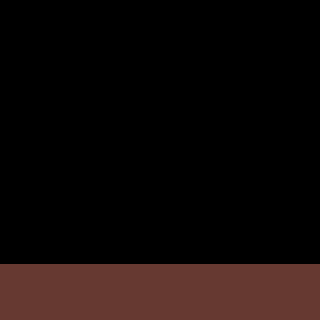

Tiled map render using the project's own tile images. Description and the whole map definition, tile-layer contents included, below:
An orthogonal 40x40 tile map with 8x8 px tiles, 2 tile layers (Tile Layer 1, ground).

<map version="1.0" orientation="orthogonal" renderorder="right-down" width="40" height="40" tilewidth="8" tileheight="8" nextobjectid="1">
 <tileset firstgid="1" name="db32" tilewidth="8" tileheight="8" tilecount="36" columns="6">
  <image source="db32.png" width="48" height="48" />
 </tileset>
 <layer name="Tile Layer 1" width="40" height="40">
  <data encoding="csv">
1,1,1,1,1,1,1,1,1,1,1,1,1,1,1,1,1,1,1,1,1,1,1,1,1,1,1,1,1,1,1,1,1,1,1,1,1,1,1,1,
1,1,1,1,1,1,1,1,1,1,1,1,1,1,1,1,1,1,1,1,1,1,1,1,1,1,1,1,1,1,1,1,1,1,1,1,1,1,1,1,
1,1,1,1,1,1,1,1,1,1,1,1,1,1,1,1,1,1,1,1,1,1,1,1,1,1,1,1,1,1,1,1,1,1,1,1,1,1,1,1,
1,1,1,1,1,1,1,1,1,1,1,1,1,1,1,1,1,1,1,1,1,1,1,1,1,1,1,1,1,1,1,1,1,1,1,1,1,1,1,1,
1,1,1,1,1,1,1,1,1,1,1,1,1,1,1,1,1,1,1,1,1,1,1,1,1,1,1,1,1,1,1,1,1,1,1,1,1,1,1,1,
1,1,1,1,1,1,1,1,1,1,1,1,1,1,1,1,1,1,1,1,1,1,1,1,1,1,1,1,1,1,1,1,1,1,1,1,1,1,1,1,
1,1,1,1,1,1,1,1,1,1,1,1,1,1,1,1,1,1,1,1,1,1,1,1,1,1,1,1,1,1,1,1,1,1,1,1,1,1,1,1,
1,1,1,1,1,1,1,1,1,1,1,1,1,1,1,1,1,1,1,1,1,1,1,1,1,1,1,1,1,1,1,1,1,1,1,1,1,1,1,1,
1,1,1,1,1,1,1,1,1,1,1,1,1,1,1,1,1,1,1,1,1,1,1,1,1,1,1,1,1,1,1,1,1,1,1,1,1,1,1,1,
1,1,1,1,1,1,1,1,1,1,1,1,1,1,1,1,1,1,1,1,1,1,1,1,1,1,1,1,1,1,1,1,1,1,1,1,1,1,1,1,
1,1,1,1,1,1,1,1,1,1,1,1,1,1,1,1,1,1,1,1,1,1,1,1,1,1,1,1,1,1,1,1,1,1,1,1,1,1,1,1,
1,1,1,1,1,1,1,1,1,1,1,1,1,1,1,1,1,1,1,1,1,1,1,1,1,1,1,1,1,1,1,1,1,1,1,1,1,1,1,1,
1,1,1,1,1,1,1,1,1,1,1,1,1,1,1,1,1,1,1,1,1,1,1,1,1,1,1,1,1,1,1,1,1,1,1,1,1,1,1,1,
1,1,1,1,1,1,1,1,1,1,1,1,1,1,1,1,1,1,1,1,1,1,1,1,1,1,1,1,1,1,1,1,1,1,1,1,1,1,1,1,
1,1,1,1,1,1,1,1,1,1,1,1,1,1,1,1,1,1,1,1,1,1,1,1,1,1,1,1,1,1,1,1,1,1,1,1,1,1,1,1,
1,1,1,1,1,1,1,1,1,1,1,1,1,1,1,1,1,1,1,1,1,1,1,1,1,1,1,1,1,1,1,1,1,1,1,1,1,1,1,1,
1,1,1,1,1,1,1,1,1,1,1,1,1,1,1,1,1,1,1,1,1,1,1,1,1,1,1,1,1,1,1,1,1,1,1,1,1,1,1,1,
1,1,1,1,1,1,1,1,1,1,1,1,1,1,1,1,1,1,1,1,1,1,1,1,1,1,1,1,1,1,1,1,1,1,1,1,1,1,1,1,
1,1,1,1,1,1,1,1,1,1,1,1,1,1,1,1,1,1,1,1,1,1,1,1,1,1,1,1,1,1,1,1,1,1,1,1,1,1,1,1,
1,1,1,1,1,1,1,1,1,1,1,1,1,1,1,1,1,1,1,1,1,1,1,1,1,1,1,1,1,1,1,1,1,1,1,1,1,1,1,1,
1,1,1,1,1,1,1,1,1,1,1,1,1,1,1,1,1,1,1,1,1,1,1,1,1,1,1,1,1,1,1,1,1,1,1,1,1,1,1,1,
1,1,1,1,1,1,1,1,1,1,1,1,1,1,1,1,1,1,1,1,1,1,1,1,1,1,1,1,1,1,1,1,1,1,1,1,1,1,1,1,
1,1,1,1,1,1,1,1,1,1,1,1,1,1,1,1,1,1,1,1,1,1,1,1,1,1,1,1,1,1,1,1,1,1,1,1,1,1,1,1,
1,1,1,1,1,1,1,1,1,1,1,1,1,1,1,1,1,1,1,1,1,1,1,1,1,1,1,1,1,1,1,1,1,1,1,1,1,1,1,1,
1,1,1,1,1,1,1,1,1,1,1,1,1,1,1,1,1,1,1,1,1,1,1,1,1,1,1,1,1,1,1,1,1,1,1,1,1,1,1,1,
1,1,1,1,1,1,1,1,1,1,1,1,1,1,1,1,1,1,1,1,1,1,1,1,1,1,1,1,1,1,1,1,1,1,1,1,1,1,1,1,
1,1,1,1,1,1,1,1,1,1,1,1,1,1,1,1,1,1,1,1,1,1,1,1,1,1,1,1,1,1,1,1,1,1,1,1,1,1,1,1,
1,1,1,1,1,1,1,1,1,1,1,1,1,1,1,1,1,1,1,1,1,1,1,1,1,1,1,1,1,1,1,1,1,1,1,1,1,1,1,1,
1,1,1,1,1,1,1,1,1,1,1,1,1,1,1,1,1,1,1,1,1,1,1,1,1,1,1,1,1,1,1,1,1,1,1,1,1,1,1,1,
1,1,1,1,1,1,1,1,1,1,1,1,1,1,1,1,1,1,1,1,1,1,1,1,1,1,1,1,1,1,1,1,1,1,1,1,1,1,1,1,
1,1,1,1,1,1,1,1,1,1,1,1,1,1,1,1,1,1,1,1,1,1,1,1,1,1,1,1,1,1,1,1,1,1,1,1,1,1,1,1,
1,1,1,1,1,1,1,1,1,1,1,1,1,1,1,1,1,1,1,1,1,1,1,1,1,1,1,1,1,1,1,1,1,1,1,1,1,1,1,1,
1,1,1,1,1,1,1,1,1,1,1,1,1,1,1,1,1,1,1,1,1,1,1,1,1,1,1,1,1,1,1,1,1,1,1,1,1,1,1,1,
1,1,1,1,1,1,1,1,1,1,1,1,1,1,1,1,1,1,1,1,1,1,1,1,1,1,1,1,1,1,1,1,1,1,1,1,1,1,1,1,
1,1,1,1,1,1,1,1,1,1,1,1,1,1,1,1,1,1,1,1,1,1,1,1,1,1,1,1,1,1,1,1,1,1,1,1,1,1,1,1,
1,1,1,1,1,1,1,1,1,1,1,1,1,1,1,1,1,1,1,1,1,1,1,1,1,1,1,1,1,1,1,1,1,1,1,1,1,1,1,1,
1,1,1,1,1,1,1,1,1,1,1,1,1,1,1,1,1,1,1,1,1,1,1,1,1,1,1,1,1,1,1,1,1,1,1,1,1,1,1,1,
1,1,1,1,1,1,1,1,1,1,1,1,1,1,1,1,1,1,1,1,1,1,1,1,1,1,1,1,1,1,1,1,1,1,1,1,1,1,1,1,
1,1,1,1,1,1,1,1,1,1,1,1,1,1,1,1,1,1,1,1,1,1,1,1,1,1,1,1,1,1,1,1,1,1,1,1,1,1,1,1,
1,1,1,1,1,1,1,1,1,1,1,1,1,1,1,1,1,1,1,1,1,1,1,1,1,1,1,1,1,1,1,1,1,1,1,1,1,1,1,1
</data>
 </layer>
 <layer name="ground" width="40" height="40">
  <data encoding="csv">
0,0,0,0,0,0,0,0,0,0,0,0,0,0,0,0,0,0,0,0,0,0,0,0,0,0,0,0,0,0,0,0,0,0,0,0,0,0,0,0,
0,0,0,0,0,0,0,0,0,0,0,0,0,0,0,0,0,0,0,0,0,0,0,0,0,0,0,0,0,0,0,0,0,0,0,0,0,0,0,0,
0,0,0,0,0,0,0,0,0,0,0,0,0,0,0,0,0,0,0,0,0,0,0,0,0,0,0,0,0,0,0,0,0,0,0,0,0,0,0,0,
0,0,0,0,0,0,0,0,0,0,0,0,0,0,0,0,0,0,0,0,0,0,0,0,0,0,0,0,0,0,0,0,0,0,0,0,0,0,0,0,
0,0,0,0,0,0,0,0,0,0,0,0,0,0,0,0,0,0,0,0,0,0,0,0,0,0,0,0,0,0,0,0,0,0,0,0,0,0,0,0,
0,0,0,0,0,0,0,0,0,0,0,0,0,0,0,0,0,0,0,0,0,0,0,0,0,0,0,0,0,0,0,0,0,0,0,0,0,0,0,0,
0,0,0,0,0,0,0,0,0,0,0,0,0,0,0,0,0,0,0,0,0,0,0,0,0,0,0,0,0,0,0,0,0,0,0,0,0,0,0,0,
0,0,0,0,0,0,0,0,0,0,0,0,0,0,0,0,0,0,0,0,0,0,0,0,0,0,0,0,0,0,0,0,0,0,0,0,0,0,0,0,
0,0,0,0,0,0,0,0,0,0,0,0,0,0,0,0,0,0,0,0,0,0,0,0,0,0,0,0,0,0,0,0,0,0,0,0,0,0,0,0,
0,0,0,0,0,0,0,0,0,0,0,0,0,0,0,0,0,0,0,0,0,0,0,0,0,0,0,0,0,0,0,0,0,0,0,0,0,0,0,0,
0,0,0,0,0,0,0,0,0,0,0,0,0,0,0,0,0,0,0,0,0,0,0,0,0,0,0,0,0,0,0,0,0,0,0,0,0,0,0,0,
0,0,0,0,0,0,0,0,0,0,0,0,0,0,0,0,0,0,0,0,0,0,0,0,0,0,0,0,0,0,0,0,0,0,0,0,0,0,0,0,
0,0,0,0,0,0,0,0,0,0,0,0,0,0,0,0,0,0,0,0,0,0,0,0,0,0,0,0,0,0,0,0,0,0,0,0,0,0,0,0,
0,0,0,0,0,0,0,0,0,0,0,0,0,0,0,0,0,0,0,0,0,0,0,0,0,0,0,0,0,0,0,0,0,0,0,0,0,0,0,0,
0,0,0,0,0,0,0,0,0,0,0,0,0,0,0,0,0,0,0,0,0,0,0,0,0,0,0,0,0,0,0,0,0,0,0,0,0,0,0,0,
0,0,0,0,0,0,0,0,0,0,0,0,0,0,0,0,0,0,0,0,0,0,0,0,0,0,0,0,0,0,0,0,0,0,0,0,0,0,0,0,
0,0,0,0,0,0,0,0,0,0,0,0,0,0,0,0,0,0,0,0,0,0,0,0,0,0,0,0,0,0,0,0,0,0,0,0,0,0,0,0,
0,0,0,0,0,0,0,0,0,0,0,0,0,0,0,0,0,0,0,0,0,0,0,0,0,0,0,0,0,0,0,0,0,0,0,0,0,0,0,0,
0,0,0,0,0,0,0,0,0,0,0,0,0,0,0,0,0,0,0,0,0,0,0,0,0,0,0,0,0,0,0,0,0,0,0,0,0,0,0,0,
0,0,0,0,0,0,0,0,0,0,0,0,0,0,0,0,0,0,0,0,0,0,0,0,0,0,0,0,0,0,0,0,0,0,0,0,0,0,0,0,
0,0,0,0,0,0,0,0,0,0,0,0,0,0,0,0,0,0,0,0,0,0,0,0,0,0,0,0,0,0,0,0,0,0,0,0,0,0,0,0,
0,0,0,0,0,0,0,0,0,0,0,0,0,0,0,0,0,0,0,0,0,0,0,0,0,0,0,0,0,0,0,0,0,0,0,0,0,0,0,0,
0,0,0,0,0,0,0,0,0,0,0,0,0,0,0,0,0,0,0,0,0,0,0,0,0,0,0,0,0,0,0,0,0,0,0,0,0,0,0,0,
0,0,0,0,0,0,0,0,0,0,0,0,0,0,0,0,0,0,0,0,0,0,0,0,0,0,0,0,0,0,0,0,0,0,0,0,0,0,0,0,
0,0,0,0,0,0,0,0,0,0,0,0,0,0,0,0,0,0,0,0,0,0,0,0,0,0,0,0,0,0,0,0,0,0,0,0,0,0,0,0,
0,0,0,0,0,0,0,0,0,0,0,0,0,0,0,0,0,0,0,0,0,0,0,0,0,0,0,0,0,0,0,0,0,0,0,0,0,0,0,0,
0,0,0,0,0,0,0,0,0,0,0,0,0,0,0,0,0,0,0,0,0,0,0,0,0,0,0,0,0,0,0,0,0,0,0,0,0,0,0,0,
0,0,0,0,0,0,0,0,0,0,0,0,0,0,0,0,0,0,0,0,0,0,0,0,0,0,0,0,0,0,0,0,0,0,0,0,0,0,0,0,
0,0,0,0,0,0,0,0,0,0,0,0,0,0,0,0,0,0,0,0,0,0,0,0,0,0,0,0,0,0,0,0,0,0,0,0,0,0,0,0,
0,0,0,0,0,0,0,0,0,0,0,0,0,0,0,0,0,0,0,0,0,0,0,0,0,0,0,0,0,0,0,0,0,0,0,0,0,0,0,0,
0,0,0,0,0,0,0,0,0,0,0,0,0,0,0,0,0,0,0,0,0,0,0,0,0,0,0,0,0,0,0,0,0,0,0,0,0,0,0,0,
0,0,0,0,0,0,0,0,0,0,0,0,0,0,0,0,0,0,0,0,0,0,0,0,0,0,0,0,0,0,0,0,0,0,0,0,0,0,0,0,
0,0,0,0,0,0,0,0,0,0,0,0,0,0,0,0,0,0,0,0,0,0,0,0,0,0,0,0,0,0,0,0,0,0,0,0,0,0,0,0,
4,4,4,4,4,4,4,4,4,4,4,4,4,4,4,4,4,4,4,4,4,4,4,4,4,4,4,4,4,4,4,4,4,4,4,4,4,4,4,4,
4,4,4,4,4,4,4,4,4,4,4,4,4,4,4,4,4,4,4,4,4,4,4,4,4,4,4,4,4,4,4,4,4,4,4,4,4,4,4,4,
4,4,4,4,4,4,4,4,4,4,4,4,4,4,4,4,4,4,4,4,4,4,4,4,4,4,4,4,4,4,4,4,4,4,4,4,4,4,4,4,
4,4,4,4,4,4,4,4,4,4,4,4,4,4,4,4,4,4,4,4,4,4,4,4,4,4,4,4,4,4,4,4,4,4,4,4,4,4,4,4,
4,4,4,4,4,4,4,4,4,4,4,4,4,4,4,4,4,4,4,4,4,4,4,4,4,4,4,4,4,4,4,4,4,4,4,4,4,4,4,4,
4,4,4,4,4,4,4,4,4,4,4,4,4,4,4,4,4,4,4,4,4,4,4,4,4,4,4,4,4,4,4,4,4,4,4,4,4,4,4,4,
4,4,4,4,4,4,4,4,4,4,4,4,4,4,4,4,4,4,4,4,4,4,4,4,4,4,4,4,4,4,4,4,4,4,4,4,4,4,4,4
</data>
 </layer>
</map>
